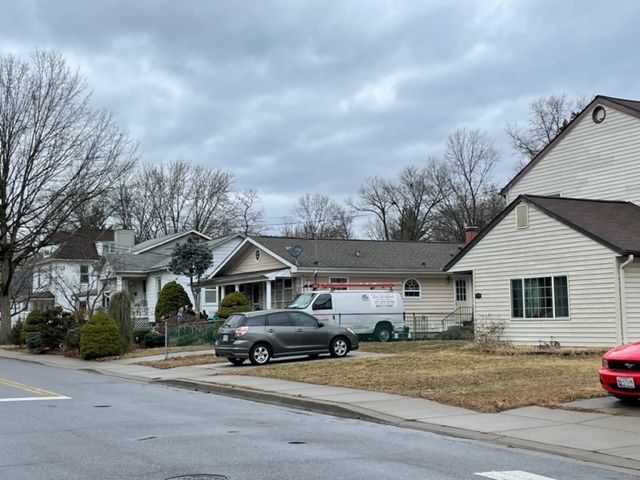
#> input picture input_house_and_car/1.jpg, 640 x 480 px; its folder holds only this picture in this run
$ python -i pano_conv.py   (imports and definitions only)
#> lines starting #> are read from the running program, lines starting #| are printed output that depends on the picture
import numpy as np
import cv2
import matplotlib.pyplot as plt
import time

# calculate feature descriptors of an input img
# [19 lines left out: function featureDesc, not called in this run]

# Adaptive Non-Maximum Suppression
# performs corner detection using Shi-Tomasi Corner Detector & Good Features to Track
def ANMS(im, num) :

	flag = True
	im1 = im.copy()
	gray = cv2.cvtColor(im, cv2.COLOR_BGR2GRAY)
	Nbest = 500
	Ncorners = 2*Nbest
	corners = cv2.goodFeaturesToTrack(gray,Ncorners,0.01,5)
	if type(corners) == type(None) :
		flag = False
		return im, im, [], flag

	cor_num = len(corners)
	ipoints = []

	for i in range(cor_num) :
		xi, yi= int(corners[i][0][0]), int(corners[i][0][1])
		ipoints.append([xi, yi])
		# cv2.circle(im1, (xi, yi), 2, (0, 0, 255), -1)
		# cv2.imwrite(f"matching/anms{num}.png", im1)

	return im, im1, ipoints, flag


# calculates the sum of squared differences
def findSSD(feature1, feature2) :
	ssd = np.sum((feature1-feature2)**2, axis=0)
	return ssd

# resize two images to have the same dimensions
# [14 lines left out: function equateSize, not called in this run]

# [20 lines of commented-out code are left out]


def featureMatch(im1, im2, num):
    keypoints1 = []
    keypoints2 = []
    matchRatio = 0.8

    anmsc1, corner1, ipoints1, flag1 = ANMS(im1, num)
    features1, nipoints1 = featureDesc(im1, ipoints1)

    anmsc2, corner2, ipoints2, flag2 = ANMS(im2, num + 1)
    features2, nipoints2 = featureDesc(im2, ipoints2)

    # Check if features were found in either image
    if not features1 or not features2:
        return keypoints1, keypoints2, False

    for i, feature1_tmp in enumerate(features1):
        difference = np.sum(np.abs(features2 - feature1_tmp), axis=1)
        dsort = np.sort(difference, axis=0)
        indexes = np.argsort(difference, axis=0)

        # Calculate the match ratio for the best and second-best matches
        mratio = dsort[0][0] / (dsort[1][0] + 1e-3)

        if mratio < matchRatio:
            keypoints1.append(nipoints1[i])
            keypoints2.append(nipoints2[indexes[0][0]])

    return keypoints1, keypoints2, (flag1 or flag2)


# Performs RANSAC algorithm to reject outliers
# and estimate the homography matrix between matched keypoints in two images.
# [60 lines left out: functions my_ransac, stitchImage, not called in this run]

# perform a series of transformations and stitching on the images in img_list
# and returns the final stitched image

def transform(img_list, counter) :

	img1 = img_list[0]

	for i in range(1,len(img_list)) :
		img2 = img_list[i]
		tmp1 = time.time()
		keypoints1, keypoints2, flag = featureMatch(img1, img2, i+counter)
		tmp2 = time.time()
		time_featureMatch = tmp2 - tmp1
		# print ("time of featureMatch(sec)",time_featureMatch)
		print(f'Keypoints after matching : {len(keypoints1)}')

		if not flag :
			print(f'Found few features or not a good match')
			continue

		if len(keypoints1) < 40 or len(keypoints2) < 40 :
			print(f'Found less than 40 features')
			continue
		tmp1 = time.time()
		finalInliers, Hbest, flag = my_ransac(keypoints1, keypoints2, img1, img2, i+counter)
		tmp2 = time.time()
		time_my_ransac = tmp2 - tmp1
		# print ("time of my_ransac(sec)",time_my_ransac)
		if not flag or len(finalInliers) < 40 :
			continue


		h1, w1 = img1.shape[0], img1.shape[1]
		h2, w2 = img2.shape[0], img2.shape[1]

		points1 = np.array([[0,0], [w1,0], [0,h1],[w1,h1]])
		points2 = np.array([[0,0], [w2,0], [0,h2],[w2,h2]])

		points1 = points1.reshape(-1,1,2).astype(np.float32)
		if type(Hbest) == type(None) :
			print('None')
			continue

		wpoints1 = cv2.perspectiveTransform(points1,  Hbest).reshape(-1,2)

		rpoints = np.concatenate((wpoints1, points2), axis=0)

		xmin, ymin = int(np.min(rpoints, axis=0)[0]), int(np.min(rpoints, axis=0)[1])
		xmax, ymax = int(np.max(rpoints, axis=0)[0]), int(np.max(rpoints, axis=0)[1])

		Htrans = np.array([[1, 0, -xmin], [0, 1, -ymin], [0, 0, 1]]).astype(float)

		Hbest = Htrans@Hbest

		height = ymax-ymin
		width = xmax-xmin
		size = (height,width)

		wimg1 = cv2.warpPerspective(img1, Hbest, (2000,2000))
		wimg2 = cv2.warpPerspective(img2, Htrans, (2000,2000))

		mask1 = cv2.threshold(wimg1, 0, 255, cv2.THRESH_BINARY)[1]
		kernel1 = cv2.getStructuringElement(cv2.MORPH_ELLIPSE, (3,3))
		mask1 = cv2.morphologyEx(mask1, cv2.MORPH_ERODE, kernel1)
		wimg1[mask1==0] = 0

		mask2 = cv2.threshold(wimg2, 0, 255, cv2.THRESH_BINARY)[1]
		kernel2 = cv2.getStructuringElement(cv2.MORPH_ELLIPSE, (3,3))
		mask2 = cv2.morphologyEx(mask2, cv2.MORPH_ERODE, kernel2)
		wimg2[mask2==0] = 0

		img1 = stitchImage(wimg1, wimg2)


	return img1

# perform cropping to remove black borders or regions of zero intensity pixels
# [34 lines left out: function cropImage, not called in this run]


def converter(img_list):

	global status
	all_imgs = img_list[:]
	# my functions
	#
	tmp1 = time.time()
	img = transform(all_imgs, 0)
	tmp2 = time.time()
	time_transform = tmp2 - tmp1

	tmp1 = time.time()
	img = cropImage(img)
	tmp2 = time.time()
	time_cropImage = tmp2 - tmp1

	# # cv solution
	# stitcher=cv2.Stitcher.create()
	# status,img=stitcher.stitch(all_imgs)

	status = 1
	# print ("time of transform(sec)",time_transform)
	# print("time of cropImage(sec)",time_cropImage)
	return status, img


>>> import cv2
>>> picture = cv2.imread('input_house_and_car/1.jpg', cv2.IMREAD_GRAYSCALE)
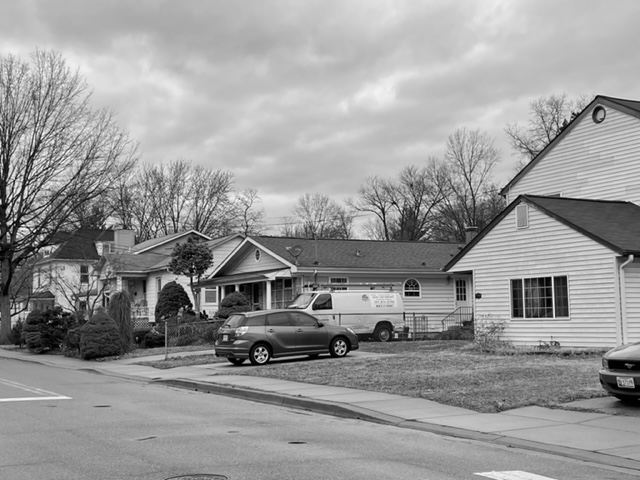
#> picture: shape (480, 640); min 0, max 255, mean 151.9
>>> result = converter(picture)
#> in transform, `img1 = img_list[0]`: img1 = 640 values, max 239 at index 498, min 177 at index 120, mean 199.7
#> the loop in transform, `for i in range(1,len(img_list)) :` made 1 pass
#> matchRatio in featureMatch on pass 1: 0.8
#> (the run stopped early here; a loop or call above may not have finished)

$ run again, on input_house_and_car/2.jpg
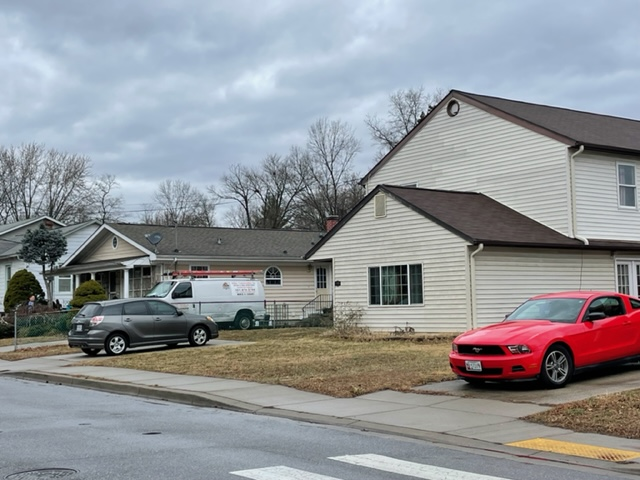
#> input picture input_house_and_car/2.jpg, 640 x 480 px
#> `picture = cv2.imread('input_house_and_car/1.jpg', cv2.IMREAD_GRAYSCALE)`:
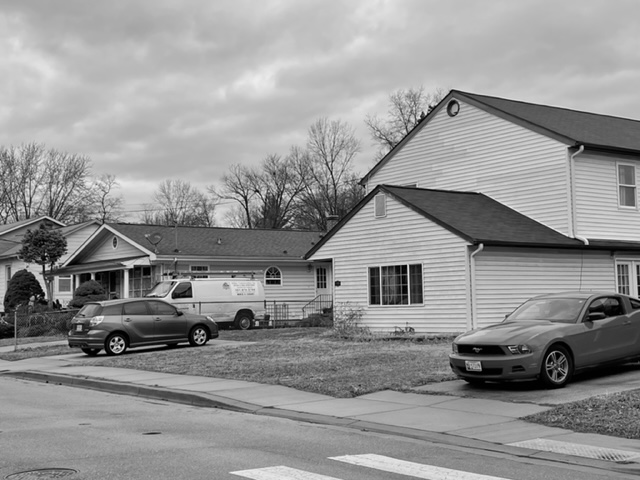
#> picture: shape (480, 640); min 0, max 245, mean 146.9
#> img1 = 640 values, max 230 at index 386, min 165 at index 8, mean 193.1
#> the loop in transform, `for i in range(1,len(img_list)) :` made 1 pass
#> matchRatio in featureMatch on pass 1: 0.8
